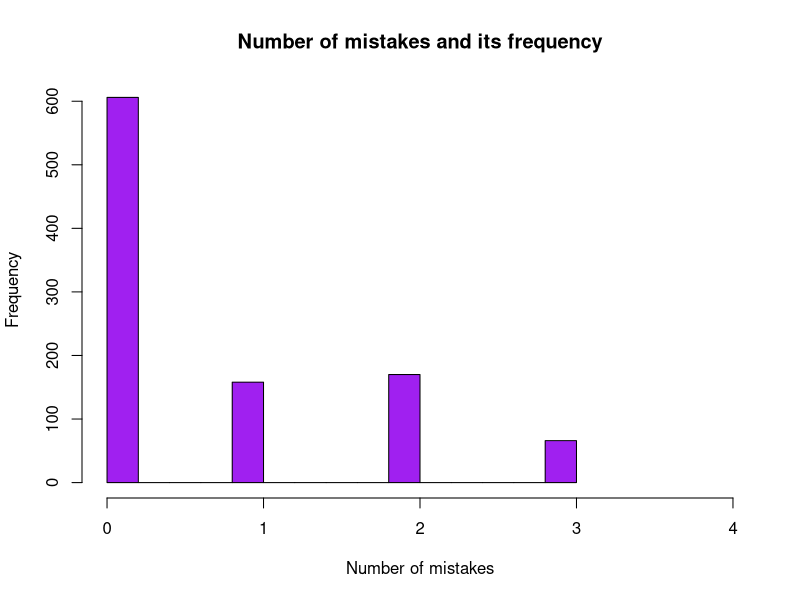
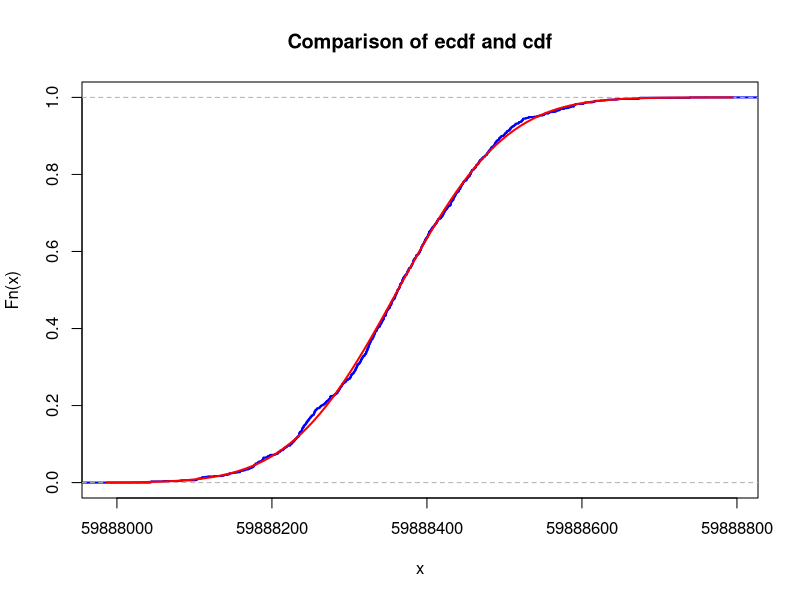
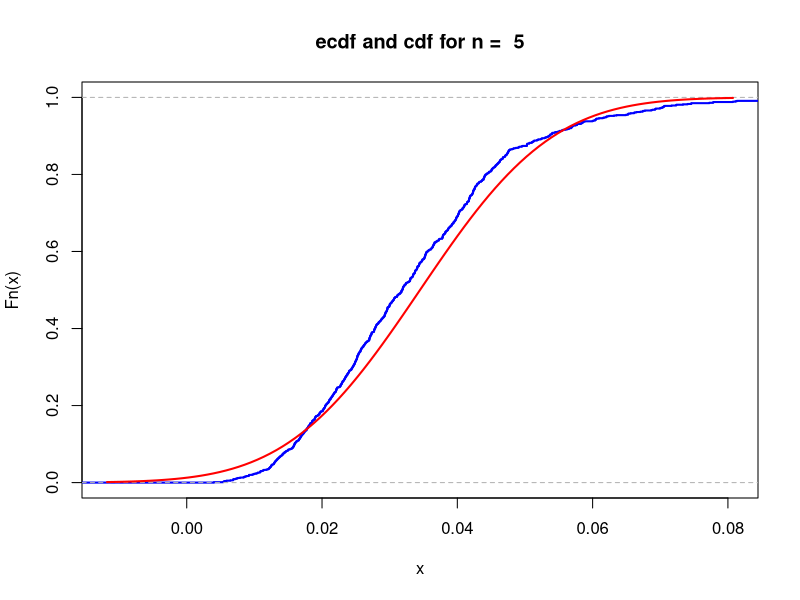
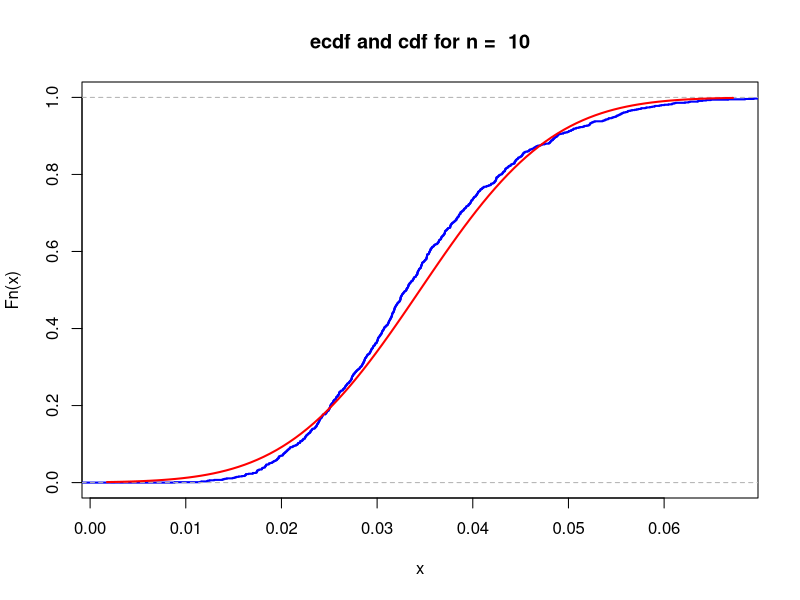
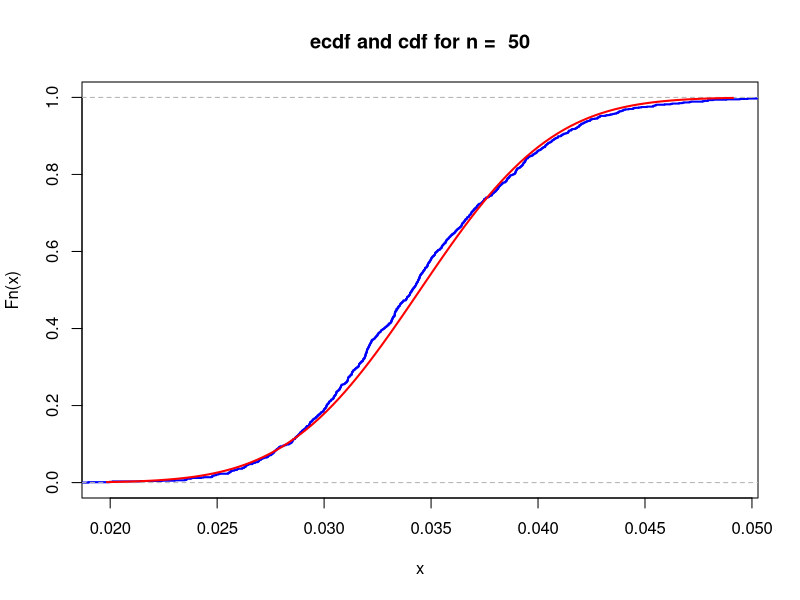

These charts were generated, in order, by the following R code:
## ---- chunk 1
id <- 19                  
set.seed(id)
p <- id/100

# matrices G and H
G <- matrix(c(1, 1, 1, 0, 0, 0, 0,
		1, 0, 0, 1, 1, 0, 0,
		0, 1, 0, 1, 0, 1, 0,
		1, 1, 0, 1, 0, 0, 1), nrow = 4, byrow = TRUE)
H <- t(matrix(c(1, 0, 1, 0, 1, 0, 1,
		0, 1, 1, 0, 0, 1, 1,
		0, 0, 0, 1, 1, 1, 1), nrow = 3, byrow = TRUE))
print("The matrix G is:")
G  
print("The matrix H is:")
H
print("The product GH must be zero:")
(G%*%H) %%2
## ---- chunk 2
# generate N messages

message_generator <- function(N) {
  matrix(sample(c(0,1), 4*N, replace = TRUE), nrow = N)
}  
messages <- message_generator(1000)
codewords <- (messages %*% G) %% 2
#messages
#codewords
## ---- chunk 3
#generates matrix of error for each message 1 - the bit will be wrong
generate_errors <- function(N){
  matrix(sample(0:1, 7*N, replace=T, prob=c(1-p,p)), nrow = N)
}

print("codewords:")
codewords[(1:10),]

errors <- generate_errors(1000)
print("errors:")
errors[(1:10),]
## ---- chunk 4
#corrupting the original messages
received <- (codewords + errors) %% 2
print("received:")
received[(1:10),]

#finding the syndrome vector for finding the bit with mistake
syndrome_vector <- (received %*% H) %% 2
#print("syndrome vector")
#syndrome_vector[(1: 10), ]

#gets number of the bit with mistake using syndrome vector
get_number_bit = function(M){
  z1 = M[1]
  z2 = M[2]
  z3 = M[3]
  return(z1+2*z2+4*z3)
}

#finding the bit with error for each received message
number_bit_with_error <- apply(syndrome_vector, 1, get_number_bit)
print("number bit with error")
number_bit_with_error[(1:10)]


received_corrected = received
#correcting the bit with error by just reversing it
for(row in 1:nrow(received_corrected)) {
    received_corrected[row, number_bit_with_error[row]] = (received_corrected[row, number_bit_with_error[row]]+1)%%2
}
print("received corrected:")
received_corrected[(1:10),]
## ---- chunk 5
#decoding the message by deleating all parity bits
decoded <- cbind(received_corrected[,3], received_corrected[,5], received_corrected[,6], received_corrected[,7])
print("messages:")
messages[(1:10),]
print("decoded")
decoded[(1:10), ]

#finding the sum of wrongly decoded messages
p_hat <- sum(
  decoded[,1]==messages[,1] & 
  decoded[,2]==messages[,2]&
  decoded[,3]==messages[,3]&
  decoded[,4]==messages[,4]
  ) / nrow(decoded)
print("p hat =")
p_hat
## ---- chunk 6
#calculating the number of mistakes in each message
number_of_mistakes = c()
print(number_of_mistakes)
for(row in 1:nrow(messages)) {
  i = 0
    for(col in 1:ncol(messages)) {
      if (messages[row, col] != decoded[row, col])
        i = i+1
    }
  number_of_mistakes<-append(number_of_mistakes, i)
}

#making the histogram
hist(number_of_mistakes, xlim = c(0,4), col="purple", xlab = "Number of mistakes", main="Number of mistakes and its frequency")

## ---- chunk 7
m <- id * (10^(-6))  #grams
Na <- 6 * (10^23)
M <- 139
T_y <- 30.1 #years
T_s <- T_y * 365 * 24 * 3600
lambda <- log(2) / T_s  
N <- m*Na/M
puasson <- N * lambda
puasson
K <- 1e3
n <- 5
sample_means <- colMeans(matrix(rpois(n*K, lambda = puasson), nrow=n))
s_mean <- mean(sample_means)
means <- replicate(K, mean(colMeans(matrix(rpois(n*K, lambda = puasson), nrow=n))))
## ---- chunk 8
mu <- mean(means)
sigma <- sd(means)
mu
sigma
## ---- chunk 9
xlims <- c(mu-3*sigma,mu+3*sigma)
Fs <- ecdf(means)
plot(Fs,
  ylim = c(0,1),
  col = "blue",
  lwd = 2,
  main = "Comparison of ecdf and cdf")
curve(pnorm(x, mean = mu, sd = sigma), col="red", lwd=2, add=TRUE)
x <- seq(min(means), max(means), by=0.01)
diff <- max(abs(Fs(x) - pnorm(x, mean = mu, sd= sigma)))
diff
## ---- chunk 10
n<-13
sample_sums <- colSums(matrix(rpois(13*K, lambda = puasson), nrow=n))
good_sums <- length(which(sample_sums>=8*(10^8)))
good_sums
## ---- chunk 11
nu1 <- id + 10
K <- 1e3
ns <- c(5, 10, 50)
sample_means <- colMeans(matrix(rexp(5*K, rate = nu1), nrow=5))
## ---- chunk 12
#mu <- 1 / nu1
#sigma <- mu / sqrt(n)
## ---- chunk 13
x <- seq(0,0.200,by=0.001)
for (n in ns) {
  sample_means <- colMeans(matrix(rexp(n*K, rate = nu1), nrow=n))
  
  mu <- 1 / nu1
  sigma <- mu / sqrt(n)
  
  xlims <- c(mu-3*sigma,mu+3*sigma)
  Fs <- ecdf(sample_means)
  
  title <- paste("ecdf and cdf for n = ", toString(n))
  
  plot(Fs, 
       xlim = xlims, 
       col = "blue",
       lwd = 2,
       main = title)
  
  curve(pnorm(x, mean = mu, sd = sigma), col = "red", lwd = 2, add = TRUE)
  
  print(max(abs(ecdf(sample_means)(x)-pnorm(x,mean = mu, sd = sigma))))
}
## ---- chunk 14
x <- 1:5
results <- c()
for (N in seq(min(x), max(x), len=1000)) {
  res = pnorm((nu1 * N - 100) / 10)
  
  if (res >= 0.95 && res <= 1) {
    results <- append(results, c(res, N))
  }
}
max(results)
## ---- chunk 15
N <- 3
nu2 = nu1 * N
sample = replicate(1000, sum(rexp(100, rate = nu2)))
probability = sum(sample > 1) / 1000
print("Probability that the location is identified as safe")
probability
